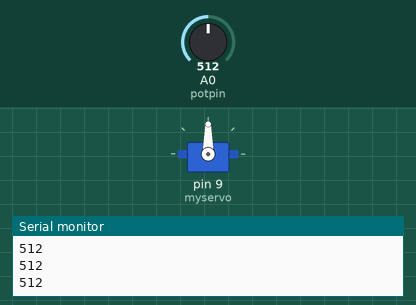
Recording of a sketch running on a simulated Arduino Uno, built with avr-gcc and run on an emulated ATmega328P. On the bench: servo, the last lines printed to the serial monitor. The test bench sets the inputs (shaded band); at power-on: A0 (potpin) = 512.

Above: at 1.2 s.
1.3 s: A0 (potpin) set to 716
At 1.7 s:
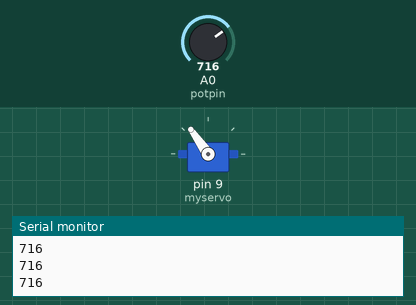
2.8 s: A0 (potpin) set to 900
At 3.8 s:
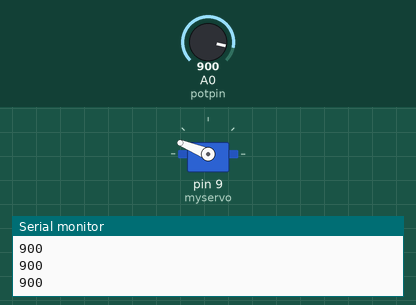
4.3 s: A0 (potpin) set to 1023
At 5.3 s:
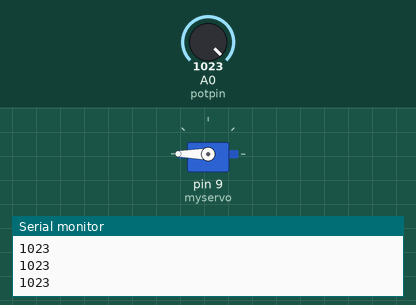
5.8 s: A0 (potpin) set to 306
At 6.4 s:
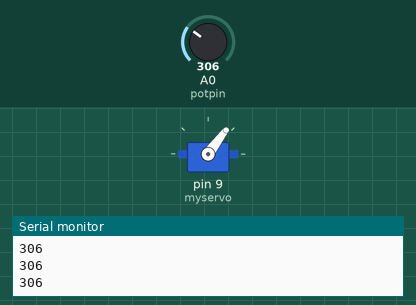
7.3 s: A0 (potpin) set to 122
At 8.5 s:
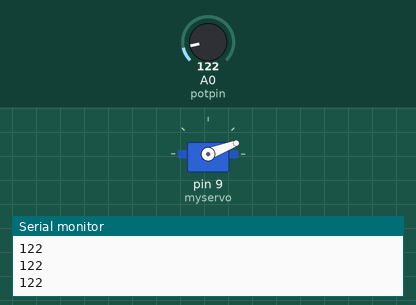
8.8 s: A0 (potpin) set to 0
At 10.0 s:
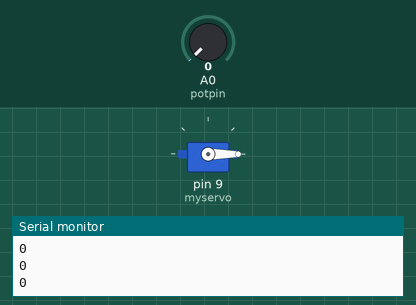
Timing chart, 0 to 11.3 s (numbered marks = the images above; inputs shaded):
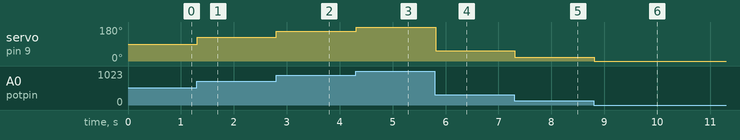

The sketch:

test_servo.ino
```cpp
// int pot = 2;
// int channel_servo = 10;

// // MOTOR Pin
// const int motor1Pin1 = 27; // Pin1 or Pin3
// const int motor1Pin2 = 26; // Pin2 or Pin4
// const int enable1Pin = 14; // enable Pin

// // Setting PWM properties
// const int freq = 5000;
// const int pwmChannel = 0;
// const int resolution = 8;
// int dutyCycle = 110;
// void setup() {
//   Serial.begin(115200);
//   // put your setup code here, to run once:
//   // freq = 50 ; resolution 12 bits;
//   ledcSetup(channel_servo,50,12);
//   // 1 = PWM channel
//   ledcAttachPin(2,channel_servo);

//   setup_Motor();
// }

// void setup_Motor() {

//   // sets the pins as outputs:
//   pinMode(motor1Pin1, OUTPUT);
//   pinMode(motor1Pin2, OUTPUT);
//   pinMode(enable1Pin, OUTPUT);

//   // configure LED PWM functionalitites
//   ledcSetup(pwmChannel, freq, resolution);

//   // attach the channel to the GPIO to be controlled
//   ledcAttachPin(enable1Pin, pwmChannel);

//   digitalWrite(motor1Pin1,HIGH); //Motor A Rotate Clockwise
//   digitalWrite(motor1Pin2,LOW);

//   ledcWrite(pwmChannel, dutyCycle);
//   // testing
//   // Serial.print("Testing DC Motor...");
// }
// // int value = map(angleDegree , 0 , 130 , 92 , 486);

// void loop() {

//   // rotates from 0 degrees to 180 degrees
//   for (int pos = 70; pos <= 115; pos += 1) {
//     // in steps of 1 degree
//     int value = map(pos , 0 , 130 , 92 , 486);

//     // int value = map(pos , 20 , 140 , 138 , 482);
//     Serial.print("current_degree : ");
//     Serial.print(pos);
//     Serial.print("current_degreePWM : ");
//     Serial.println(value);

//     ledcWrite(channel_servo,value);
//     delay(40); // waits 15ms to reach the position
//   }

//   // rotates from 180 degrees to 0 degrees
//   for (int pos = 115; pos >= 70; pos -= 1) {
//     int value = map(pos , 0 , 130 , 92 , 486);

//     // int value = map(pos , 20 , 140 , 138 , 482);

//     Serial.print("current_degree : ");
//     Serial.print(pos);
//     Serial.print("current_degreePWM : ");
//     Serial.println(value);

//     ledcWrite(channel_servo,value);
//     delay(40); // waits 15ms to reach the position
//   }


//   // int value = analogRead(pot);
//   // int duty = map(value , 0 , 4095 , 138 , 482);
//   // int degre = map(duty , 138 , 482 ,20 , 140 );
//   // Serial.println(degre);

//   // Serial.println(degre);
//   // ledcWrite(1,duty);
// }


#include <Servo.h>

Servo myservo;  // create servo object to control a servo

int potpin = 0;  // analog pin used to connect the potentiometer
int val;    // variable to read the value from the analog pin

void setup() {
  Serial.begin(9600);
  myservo.attach(9);  // attaches the servo on pin 9 to the servo object
}

void loop() {
  val = analogRead(potpin);            // reads the value of the potentiometer (value between 0 and 1023)
  Serial.println(val);
  val = map(val, 0, 1023, 0, 180);     // scale it to use it with the servo (value between 0 and 180)
  myservo.write(val);                  // sets the servo position according to the scaled value
  delay(15);                           // waits for the servo to get there
}
```

Measured:
- after the input at 1.3 s, servo on pin 9 (myservo): 90° → 125° at once
- after the input at 2.8 s, servo on pin 9 (myservo): 125° → 158° at once
- after the input at 4.3 s, servo on pin 9 (myservo): 158° → 180° at once
- after the input at 5.8 s, servo on pin 9 (myservo): 180° → 53° at once
- after the input at 7.3 s, servo on pin 9 (myservo): 53° → 21° at once
- after the input at 8.8 s, servo on pin 9 (myservo): 21° → 0° at once
